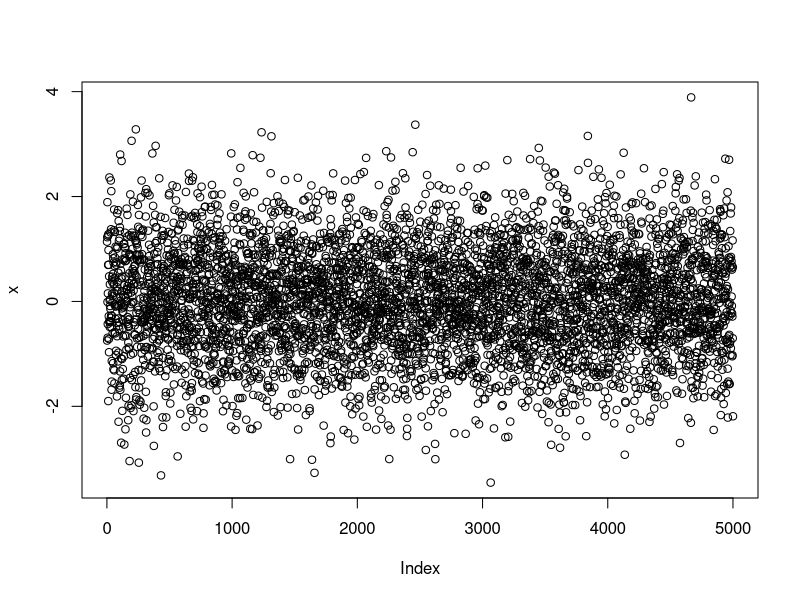
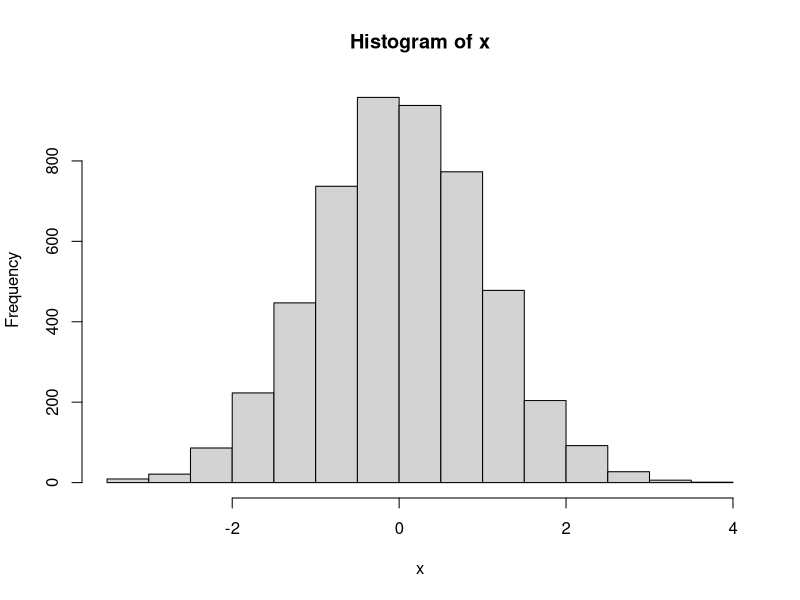
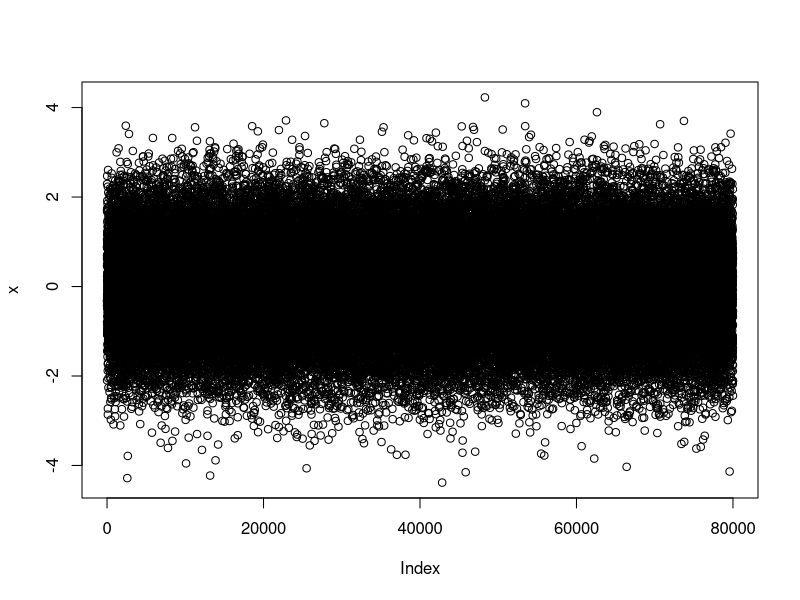
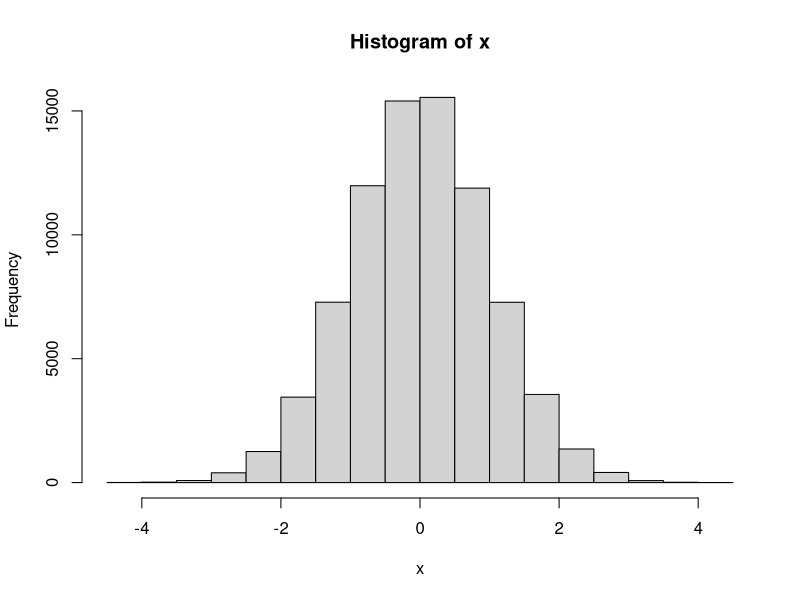
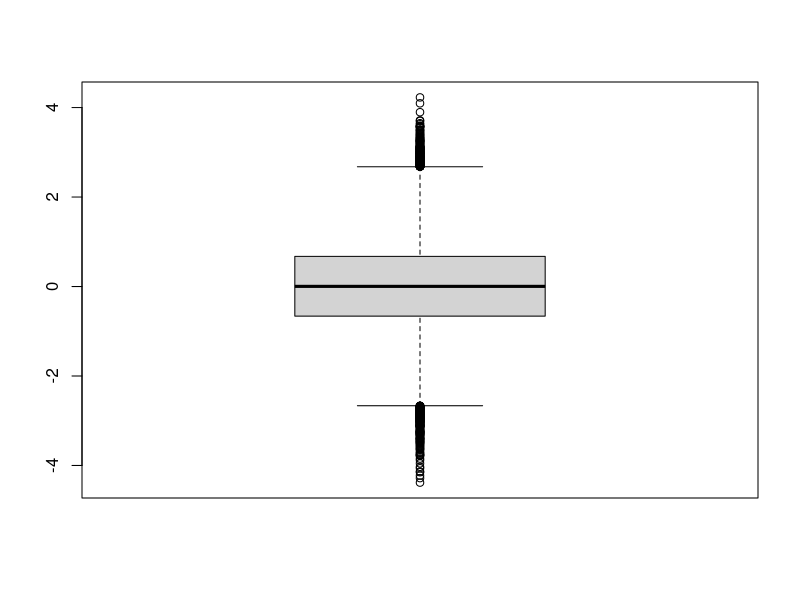

Write R code to recreate these figures, in order.
N <-100000
a <-rnorm(N)
b <- rnorm(N)

c <- a * b
c


?norm

rnorm(N,mean=0, sd=2)


X <- rnorm(5)
X <- rnorm( 5, 10, 1)
X <- rnorm (5, 10)
X <- rnorm(5, mean=10, sd = 1)
X <- rnorm(5, sd=1, mean=10)
X <- rnorm(5, sd=1)

X




x <-rnorm(5000)
plot(x)
hist(x)
X

x <-rnorm(80000)
plot(x)
hist(x)
head(x)
tail(x)
range(x)
summary(x)
boxplot(x)